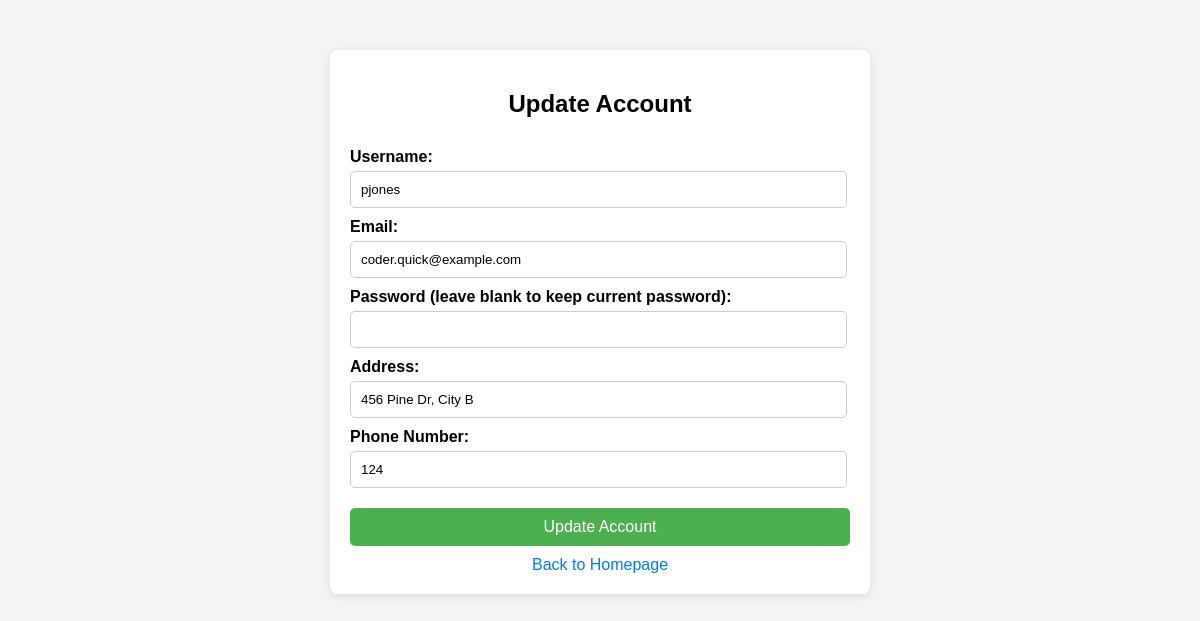
/update_account.php (signed in), run on the app's committed database.
### tables this page shows
CREATE TABLE IF NOT EXISTS `customer` (
  `user_id` int NOT NULL AUTO_INCREMENT,
  `username` varchar(255) NOT NULL,
  `email` varchar(255) NOT NULL,
  `password` varchar(255) NOT NULL,
  `address` text,
  `phone_number` varchar(20) DEFAULT NULL,
  `created_at` datetime DEFAULT CURRENT_TIMESTAMP,
  `role` varchar(20) DEFAULT 'user',
  PRIMARY KEY (`user_id`)
);

### update_account.php (the view, shortened to what this page needs)
<?php
$hn = 'localhost:3306';
$db = 'suburban_outfitters';
$un = 'root';
$pw = '';
$conn = new mysqli($hn, $un, $pw, $db);
$conn->set_charset("utf8mb4");
$userId = $_SESSION['user_id'];
$customerQuery = "SELECT username, email, address, phone_number FROM customer WHERE user_id = ?";
$stmt = $conn->prepare($customerQuery);
$stmt->bind_param("i", $userId);
$stmt->execute();
$result = $stmt->get_result();
$currentUser = $result->fetch_assoc();
?>
<!DOCTYPE html>
<html lang="en">
<head>
</head>
<body>
    <div class="container">
        <h2>Update Account</h2>
        <form action="update_account.php" method="post">
            <label for="username">Username:</label>
            <input type="text" id="username" name="username" value="<?= htmlspecialchars($currentUser['username']) ?>" required>
            <label for="email">Email:</label>
            <input type="email" id="email" name="email" value="<?= htmlspecialchars($currentUser['email']) ?>" required>
            <label for="password">Password (leave blank to keep current password):</label>
            <input type="password" id="password" name="password">
            <label for="address">Address:</label>
            <input type="text" id="address" name="address" value="<?= htmlspecialchars($currentUser['address']) ?>" required>
            <label for="phone_number">Phone Number:</label>
            <input type="tel" id="phone_number" name="phone_number" value="<?= htmlspecialchars($currentUser['phone_number']) ?>" required>
            <button type="submit">Update Account</button>
        </form>
        <a href="homepage.php" class="back-link">Back to Homepage</a>
    </div>
</body>
</html>

### update_account.php (style rules this page uses)
body { font-family: Arial, sans-serif; margin: 0; padding: 0; background-color: #f4f4f4; }
.container { width: 500px; margin: 50px auto; background-color: white; padding: 20px; border-radius: 8px; box-shadow: 0 2px 10px rgba(0, 0, 0, 0.1); }
h2 { text-align: center; margin-bottom: 20px; }
form { display: flex; flex-direction: column; }
label { margin-top: 10px; font-weight: bold; }
input { width: 95%; padding: 10px; margin-top: 5px; border: 1px solid #ccc; border-radius: 5px; }
button { margin-top: 20px; padding: 10px; font-size: 16px; color: white; background-color: #4CAF50; border: none; border-radius: 5px; cursor: pointer; }
.back-link { text-align: center; display: block; margin-top: 10px; text-decoration: none; color: #007bff; }

### data on the page
customer: username "pjones", email "coder.quick@example.com", address "456 Pine Dr, City B", phone_number "124"
